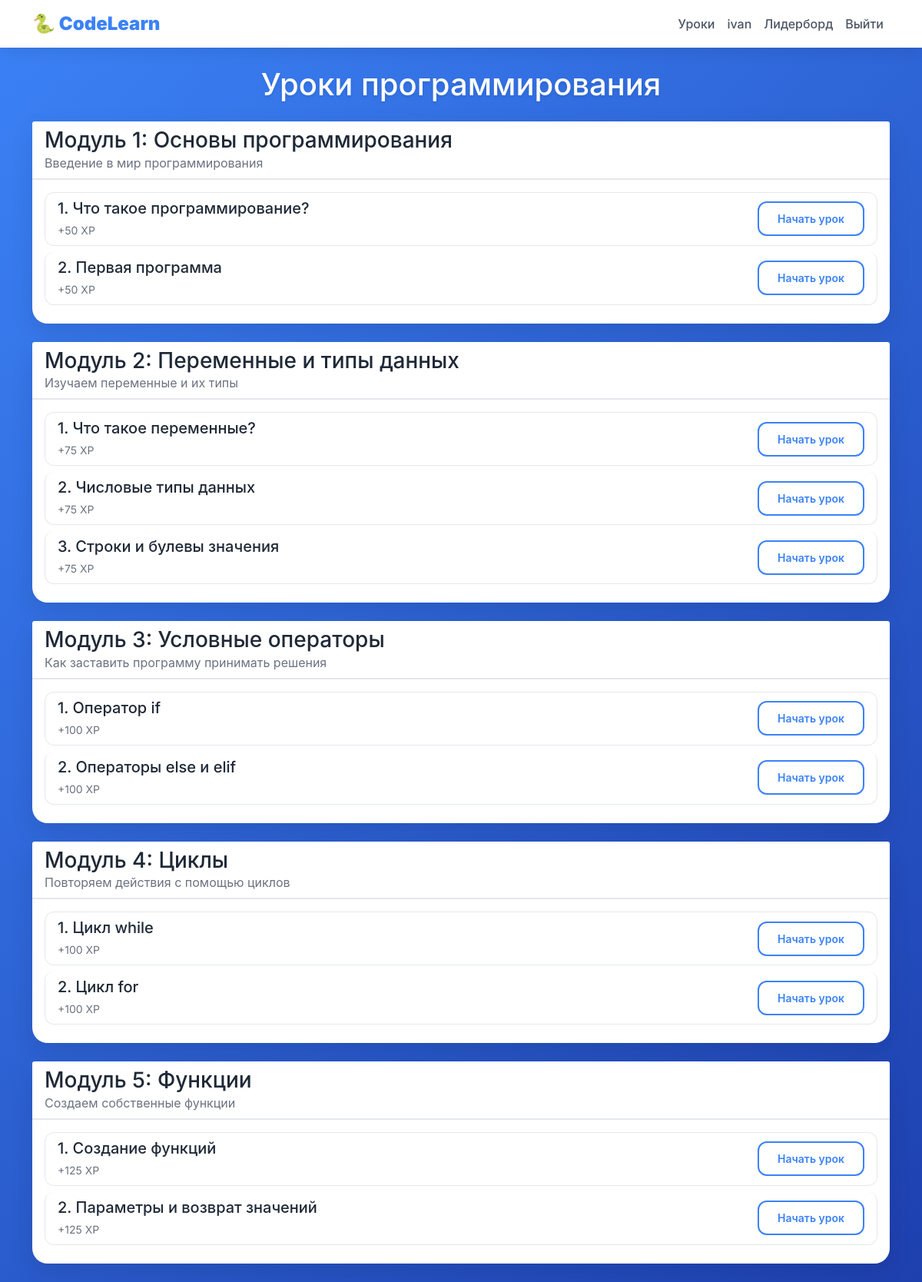
Page /lessons (signed in) on the earlier database version.
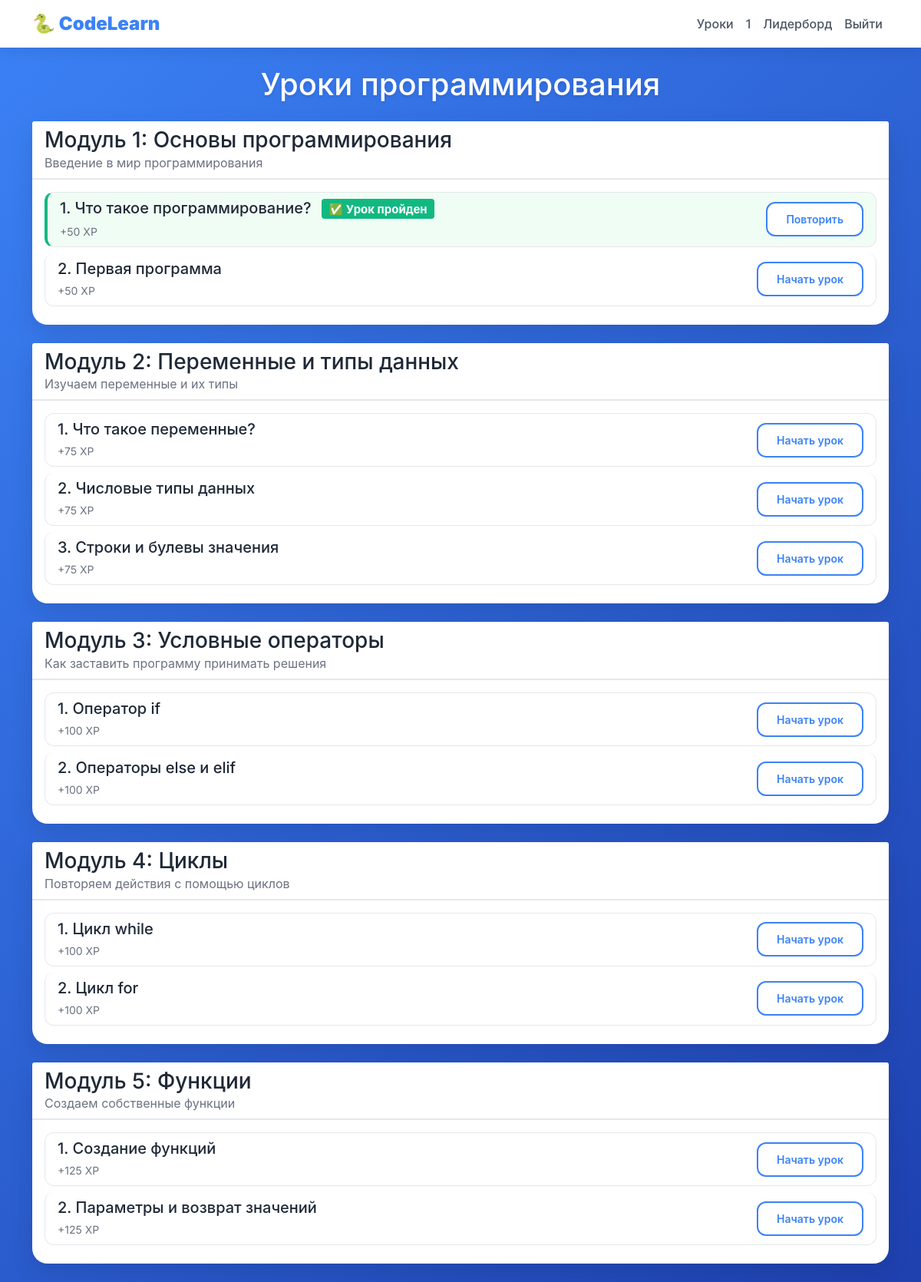
Same page on the later database version.
### data/users.py (models this page shows, shortened)
class User(SqlAlchemyBase, UserMixin, SerializerMixin):
    __tablename__ = 'users'
    id = sqlalchemy.Column(sqlalchemy.Integer, primary_key=True, autoincrement=True)
    name = sqlalchemy.Column(sqlalchemy.String, nullable=True)
    about = sqlalchemy.Column(sqlalchemy.String, nullable=True)
    email = sqlalchemy.Column(sqlalchemy.String, index=True, unique=True, nullable=True)
    hashed_password = sqlalchemy.Column(sqlalchemy.String, nullable=True)
    age = sqlalchemy.Column(sqlalchemy.Integer, default=12)
    created_date = sqlalchemy.Column(sqlalchemy.DateTime, default=datetime.datetime.now)
    progress = orm.relationship('UserProgress', back_populates='user', uselist=False)
    achievements = orm.relationship('UserAchievement', back_populates='user')
    quiz_answers = orm.relationship('UserQuizAnswer', back_populates='user')
    task_solutions = orm.relationship('TaskSolution', back_populates='user')

### data/module.py (models this page shows)
class Module(SqlAlchemyBase, SerializerMixin):
    __tablename__ = 'modules'
    id = sqlalchemy.Column(sqlalchemy.Integer, primary_key=True, autoincrement=True)
    name = sqlalchemy.Column(sqlalchemy.String, nullable=False)
    description = sqlalchemy.Column(sqlalchemy.Text)
    order = sqlalchemy.Column(sqlalchemy.Integer, default=0)
    lessons = orm.relationship('Lesson', back_populates='module')

### data/lesson.py (models this page shows)
class Lesson(SqlAlchemyBase, SerializerMixin):
    __tablename__ = 'lessons'
    id = sqlalchemy.Column(sqlalchemy.Integer, primary_key=True, autoincrement=True)
    title = sqlalchemy.Column(sqlalchemy.String, nullable=False)
    content = sqlalchemy.Column(sqlalchemy.Text, nullable=False)
    order = sqlalchemy.Column(sqlalchemy.Integer, default=0)
    xp_reward = sqlalchemy.Column(sqlalchemy.Integer, default=50)
    created_date = sqlalchemy.Column(sqlalchemy.DateTime, default=datetime.datetime.now)
    module_id = sqlalchemy.Column(sqlalchemy.Integer, sqlalchemy.ForeignKey('modules.id'))
    module = orm.relationship('Module')
    quizzes = orm.relationship('Quiz', back_populates='lesson')
    tasks = orm.relationship('Task', back_populates='lesson')

### main.py (the view)
@app.route('/lessons')
@login_required
def lessons():
    db_sess = get_db()
    modules = db_sess.query(Module).order_by(Module.order).all()
    progress = db_sess.query(UserProgress).filter(UserProgress.user_id == current_user.id).first()
    completed_lessons = set(progress.completed_lessons.split(',')) if progress and progress.completed_lessons else set()
    return render_template("lessons.html", modules=modules, completed_lessons=completed_lessons)

### data/db_session.py (called while the page is built)
def create_session() -> Session:
    global __factory
    return __factory()

### main.py (called while the page is built)
@app.teardown_appcontext
def shutdown_session(exception=None):
    db_sess = getattr(g, '_db_session', None)
    if db_sess:
        db_sess.close()

def get_db():
    if not hasattr(g, '_db_session'):
        g._db_session = db_session.create_session()
    return g._db_session

@login_manager.user_loader
def load_user(user_id):
    db_sess = get_db()
    return db_sess.get(User, user_id)

### templates/lessons.html (shortened to what this page needs)
{% extends "base.html" %}
{% block content %}
<h1 class="text-center mb-4" style="color: white; text-shadow: 0 2px 4px rgba(0,0,0,0.1);">Уроки программирования</h1>
{% for module in modules %}
<div class="card mb-4">
    <div class="card-header" style="background: white; border-bottom: 2px solid #e5e7eb;">
        <h3 class="mb-0">Модуль {{ module.order }}: {{ module.name }}</h3>
        <p class="text-muted mb-0">{{ module.description }}</p>
    </div>
    <div class="card-body">
        <div class="list-group">
            {% for lesson in module.lessons %}
                <div class="list-group-item {% if lesson.id|string in completed_lessons %}lesson-completed{% endif %}">
                    <div class="d-flex justify-content-between align-items-center">
                        <div>
                            <h5 class="mb-1">
                                {{ lesson.order }}. {{ lesson.title }}
                                {% if lesson.id|string in completed_lessons %}
                                    <span class="badge bg-success ms-2">✅ Урок пройден</span>
                                {% endif %}
                            </h5>
                            <small class="text-muted">+{{ lesson.xp_reward }} XP</small>
                        </div>
                        <a href="/lesson/{{ lesson.id }}" class="btn btn-primary btn-sm">
                            {% if lesson.id|string in completed_lessons %}
                                Повторить
                            {% else %}
                                Начать урок
                            {% endif %}
                        </a>
                    </div>
                </div>
            {% endfor %}
        </div>
    </div>
</div>
{% endfor %}
{% endblock %}

### templates/base.html (shortened to what this page needs)
<!DOCTYPE html>
<html lang="ru">
<head>
    <link href="https://cdn.jsdelivr.net/npm/bootstrap@5.1.3/dist/css/bootstrap.min.css" rel="stylesheet">
</head>
<body>
    <div class="code-bg" id="codeBg"></div>
    <nav class="navbar navbar-expand-lg navbar-light">
        <div class="container">
            <a class="navbar-brand" href="/">
                <strong>🐍 CodeLearn</strong>
            </a>
            <div class="collapse navbar-collapse" id="navbarNav">
                <ul class="navbar-nav ms-auto">
                    {% if current_user.is_authenticated %}
                        <li class="nav-item">
                            <a class="nav-link" href="/lessons">Уроки</a>
                        </li>
                        <li class="nav-item">
                            <a class="nav-link" href="/profile">{{ current_user.name }}</a>
                        </li>
                        <li class="nav-item">
                            <a class="nav-link" href="/leaderboard">Лидерборд</a>
                        </li>
                        <li class="nav-item">
                            <a class="nav-link" href="/logout">Выйти</a>
                        </li>
                    {% endif %}
                </ul>
            </div>
        </div>
    </nav>
    <div class="container mt-4" style="position: relative; z-index: 10;">
        {% block content %}{% endblock %}
    </div>
</body>
</html>

### templates/base.html (style rules this page uses)
* { margin: 0; padding: 0; box-sizing: border-box; }
body { background: linear-gradient(135deg, #3b82f6 0%, #1e40af 100%); min-height: 100vh; font-family: 'Inter', -apple-system, BlinkMacSystemFont, sans-serif; position: relative; }
.code-bg { position: fixed; top: 0; left: 0; width: 100%; height: 100%; pointer-events: none; z-index: 0; overflow: hidden; font-family: 'Courier New', monospace; font-size: 14px; color: rgba(255, 255, 255, 0.2); }
.navbar { background: white !important; box-shadow: 0 4px 20px rgba(0,0,0,0.1); position: relative; z-index: 10; }
.navbar-brand { color: #3b82f6 !important; font-weight: bold; font-size: 1.5rem; }
.nav-link { color: #4b5563 !important; font-weight: 500; transition: color 0.3s ease; }
.card { background: white; border-radius: 20px; border: none; box-shadow: 0 10px 30px rgba(0,0,0,0.1); transition: transform 0.3s, box-shadow 0.3s; position: relative; z-index: 10; }
.btn-primary { background: white; border: 2px solid #3b82f6; color: #3b82f6; font-weight: 600; padding: 10px 24px; border-radius: 12px; transition: all 0.3s ease; }
.list-group-item { background: white; border: 1px solid #e5e7eb; border-radius: 12px !important; margin-bottom: 8px; transition: all 0.3s ease; }
.badge.bg-success { background: #10b981 !important; color: white; }
.text-muted { color: #6b7280 !important; }
.lesson-completed { background: #f0fdf4; border-left: 4px solid #10b981; }
h1, h2, h3, h4, h5 { color: #1f2937; }

Differences in the rows shown:
changed User: name "ivan" → "1"
changed Lesson "Что такое программирование?": text "Начать урок" → "✅ Урок пройден Повторить"
